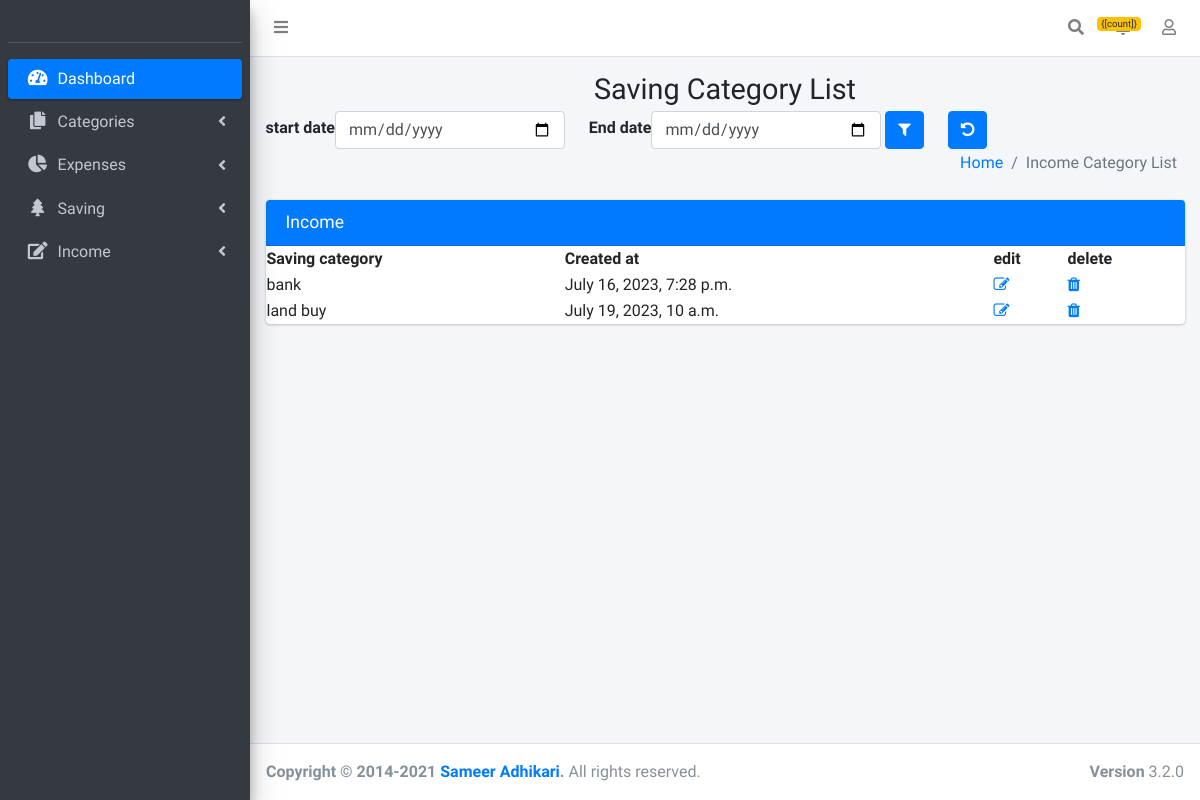
Before: /list_saving_category (signed in) with the older database file.
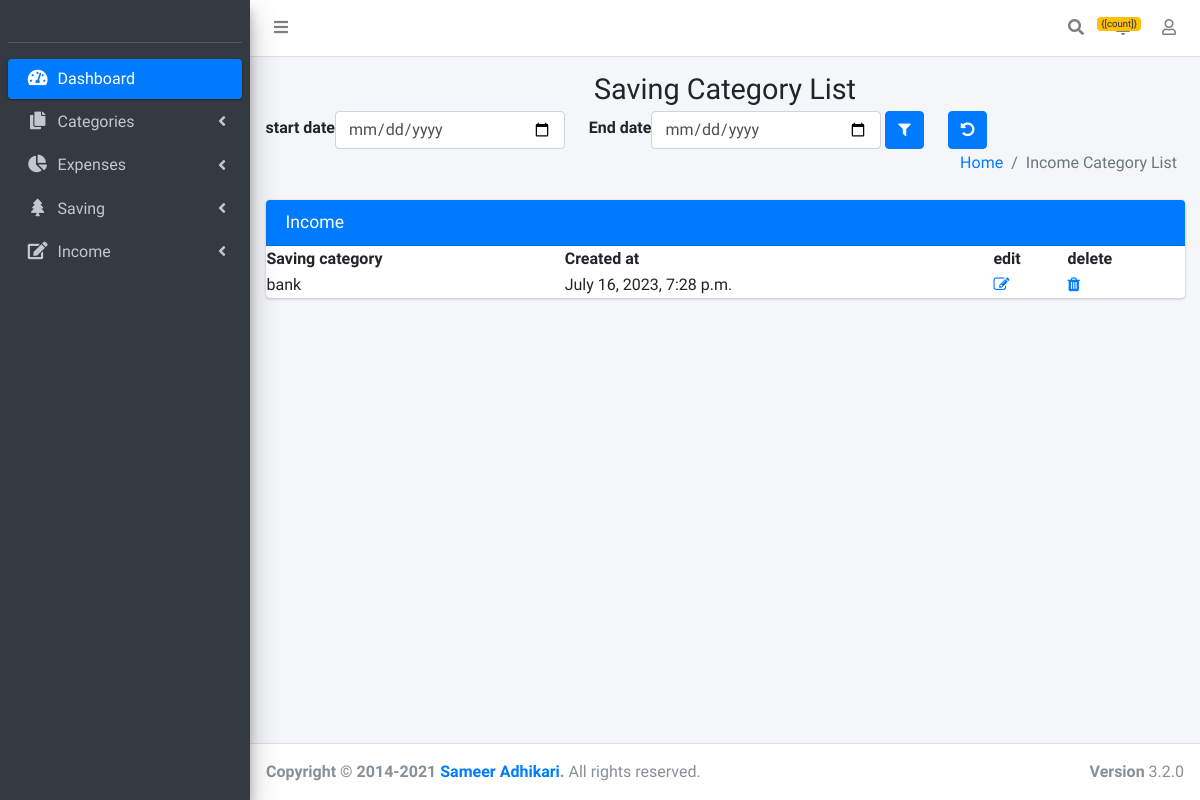
After: the same page with the newer database file.
### expenses/models.py (models this page shows, shortened)
class SavingCategory(models.Model):
    Saving_Category=models.CharField(max_length=250)
    created_date=models.DateTimeField()
    created_user=models.ForeignKey(CustomUser,on_delete=models.CASCADE,null=True,blank=True)

### expenses/views.py (the view, shortened to what this page needs)
# urls.py: path('list_saving_category',list_saving_category.as_view(),name='list_saving_category'),
class list_saving_category(ListView):
    model = SavingCategory
    template_name='saving/list_saving_category.html'
    context_object_name='data'
    def get_queryset(self):
        logged_user=self.request.user
        return SavingCategory.objects.all().filter(created_user__username=logged_user)
    def get(self,request,*args,**kwargs):
        return super().get(request,*args,*kwargs)

### template/saving/list_saving_category.html (shortened to what this page needs)
{% extends 'base.html' %}
{% load crispy_forms_tags %}
{% block content %}
  <div class="content-wrapper">
    <section class="content-header">
      <div class="container-fluid">
        <div class="row mb-2">
          <div class="col-sm-12">
            <h1 class="text-center mb-1">Saving Category List</h1>
            <form method="POST" action="{% url 'expenses:list_saving_category' %}" enctype="multipart/form-data">
              <div class="d-flex flex-row ">
              <label style="display: flex;flex-direction: column;margin-top: 5px;">start date</label>
              <input type="date" name="start_date" class="form-control col-3">
              <label style="display: flex;flex-direction: column; margin-top: 5px;" class="ml-4">End date</label>
              <input type="date" name="end_date" class="form-control col-3 ">
              <button type="submit" class="btn btn-primary ml-1"><i class="fa fa-filter"></i></button>
            </form>
             <form method="POST" action="{% url 'expenses:list_saving_category' %}">
              <button type="submit" class="btn btn-primary ml-4"><i class="fa fa-undo"></i></button>
              </form>
          </div>
          <div class="col-sm-12">
            <ol class="breadcrumb float-sm-right">
              <li class="breadcrumb-item"><a href="#">Home</a></li>
              <li class="breadcrumb-item active">Income Category List</li>
            </ol>
          </div>
        </div>
      </div>
    </section>
    <section class="content">
      <div class="container-fluid">
        <div class="row">
          <div class="col-md-12">
            <div class="card card-primary">
              <div class="card-header">
                <h3 class="card-title">Income
              </div>
<table class="display">
    <thead>
  <tr>
    <th>Saving category</th>
    <th>Created at</th>
    <th>edit</th>
    <th>delete</th>
  </tr>
   </thead>
   <tbody>
  {% for lists in data %}
<tr>
<td>{{lists.Saving_Category}}</td>
<td>{{lists.created_date}}</td>
<td><a href="{% url 'expenses:edit_saving_category' pk=lists.id %}"><i class="fa fa-pencil-square-o" aria-hidden="true"></i></a></td>
<td><a href="{% url 'expenses:delete_saving_category' lists.id %}"><i class="fa fa-trash" aria-hidden="true"></i></a></td>
</tr>
{% endfor %}
</tbody>
</table>
            </div>
          </div>
        </div>
      </div>
    </section>
  </div>
  {% endblock %}

Changed rows visible on the page:
removed SavingCategory: Saving_Category "land buy", created_date "July 19, 2023, 10 a.m."
